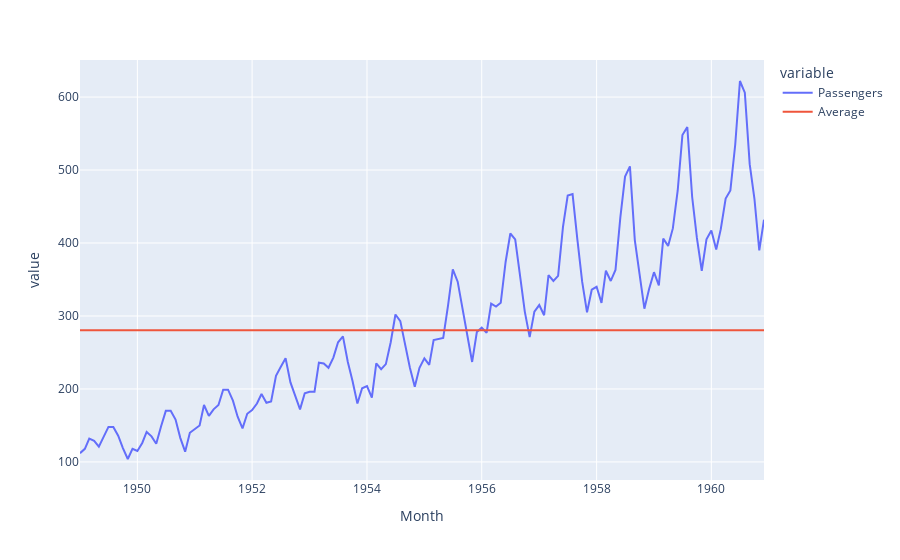

The notebook cell saved with this chart:
### Code cell
fig = px.line(df, x = df['Month'], y = df.columns)
fig.show()

### Figure 1 — Plotly figure (JSON) as saved in the notebook; plotly's stock layout.template omitted (floating-point values rounded to 4 significant figures; data arrays with more than 128 entries replaced by an {"elided": "..."} marker saying what was removed)
{"data": [{"hovertemplate": "variable=Passengers<br>Month=%{x}<br>value=%{y}<extra></extra>", "legendgroup": "Passengers", "line": {"color": "#636efa", "dash": "solid"}, "marker": {"symbol": "circle"}, "mode": "lines", "name": "Passengers", "orientation": "v", "showlegend": true, "type": "scatter", "x": {"elided": "144 str values"}, "xaxis": "x", "y": {"elided": "144 int values"}, "yaxis": "y"}, {"hovertemplate": "variable=Average<br>Month=%{x}<br>value=%{y}<extra></extra>", "legendgroup": "Average", "line": {"color": "#EF553B", "dash": "solid"}, "marker": {"symbol": "circle"}, "mode": "lines", "name": "Average", "orientation": "v", "showlegend": true, "type": "scatter", "x": {"elided": "144 str values"}, "xaxis": "x", "y": {"elided": "144 float values"}, "yaxis": "y"}], "layout": {"legend": {"title": {"text": "variable"}, "tracegroupgap": 0}, "margin": {"t": 60}, "xaxis": {"anchor": "y", "domain": [0, 1], "title": {"text": "Month"}}, "yaxis": {"anchor": "x", "domain": [0, 1], "title": {"text": "value"}}}}
